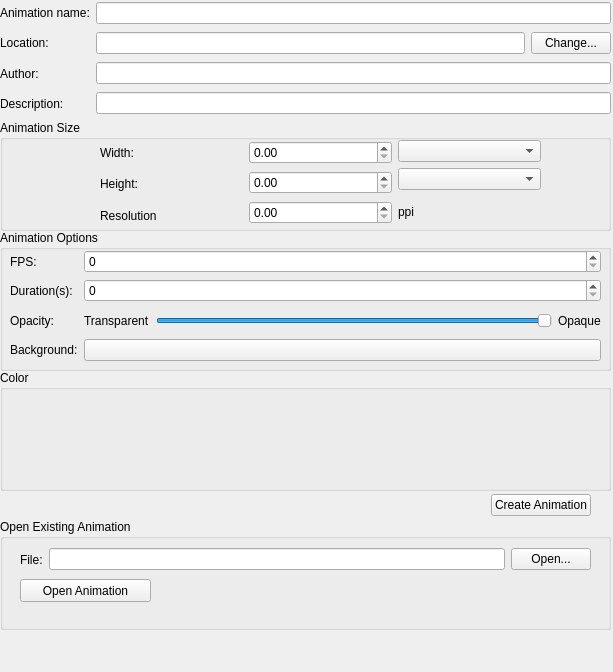
<?xml version="1.0" encoding="UTF-8"?>
<ui version="4.0">
 <class>WdgAnimationSelector</class>
 <widget class="QWidget" name="WdgAnimationSelector">
  <property name="geometry">
   <rect>
    <x>0</x>
    <y>0</y>
    <width>613</width>
    <height>672</height>
   </rect>
  </property>
  <property name="windowTitle">
   <string>Form</string>
  </property>
  <widget class="QWidget" name="verticalLayoutWidget">
   <property name="geometry">
    <rect>
     <x>0</x>
     <y>0</y>
     <width>611</width>
     <height>116</height>
    </rect>
   </property>
   <layout class="QHBoxLayout" name="horizontalLayout_12">
    <item>
     <layout class="QVBoxLayout" name="verticalLayout_6">
      <item>
       <widget class="QLabel" name="lblAnimationName">
        <property name="text">
         <string>Animation name:</string>
        </property>
       </widget>
      </item>
      <item>
       <widget class="QLabel" name="lblLocation">
        <property name="text">
         <string>Location:</string>
        </property>
       </widget>
      </item>
      <item>
       <widget class="QLabel" name="lblAuthor">
        <property name="text">
         <string>Author:</string>
        </property>
       </widget>
      </item>
      <item>
       <widget class="QLabel" name="lblDescription">
        <property name="text">
         <string>Description:</string>
        </property>
       </widget>
      </item>
     </layout>
    </item>
    <item>
     <layout class="QVBoxLayout" name="verticalLayout_5">
      <property name="sizeConstraint">
       <enum>QLayout::SetDefaultConstraint</enum>
      </property>
      <item>
       <widget class="QLineEdit" name="txtAnimationName"/>
      </item>
      <item>
       <layout class="QHBoxLayout" name="horizontalLayout_3">
        <item>
         <widget class="QLineEdit" name="txtLocation"/>
        </item>
        <item>
         <widget class="QPushButton" name="locationButton">
          <property name="text">
           <string>Change...</string>
          </property>
         </widget>
        </item>
       </layout>
      </item>
      <item>
       <widget class="QLineEdit" name="txtAuthor"/>
      </item>
      <item>
       <widget class="QLineEdit" name="txtDescription"/>
      </item>
     </layout>
    </item>
   </layout>
  </widget>
  <widget class="QGroupBox" name="groupBox">
   <property name="geometry">
    <rect>
     <x>0</x>
     <y>120</y>
     <width>611</width>
     <height>111</height>
    </rect>
   </property>
   <property name="title">
    <string>Animation Size</string>
   </property>
   <widget class="QWidget" name="horizontalLayoutWidget">
    <property name="geometry">
     <rect>
      <x>100</x>
      <y>20</y>
      <width>441</width>
      <height>88</height>
     </rect>
    </property>
    <layout class="QHBoxLayout" name="horizontalLayout_13">
     <item>
      <layout class="QVBoxLayout" name="verticalLayout_10">
       <item>
        <widget class="QLabel" name="lblWidth">
         <property name="text">
          <string>Width:</string>
         </property>
        </widget>
       </item>
       <item>
        <widget class="QLabel" name="lblHeight">
         <property name="text">
          <string>Height:</string>
         </property>
        </widget>
       </item>
       <item>
        <widget class="QLabel" name="lblResolution">
         <property name="text">
          <string>Resolution</string>
         </property>
        </widget>
       </item>
      </layout>
     </item>
     <item>
      <layout class="QVBoxLayout" name="verticalLayout_8">
       <item>
        <widget class="QDoubleSpinBox" name="inputWidth">
         <property name="maximum">
          <double>1000000.989999999990687</double>
         </property>
        </widget>
       </item>
       <item>
        <widget class="QDoubleSpinBox" name="inputHeight">
         <property name="maximum">
          <double>1000000.989999999990687</double>
         </property>
        </widget>
       </item>
       <item>
        <widget class="QDoubleSpinBox" name="inputResolution">
         <property name="maximum">
          <double>100000.990000000005239</double>
         </property>
        </widget>
       </item>
      </layout>
     </item>
     <item>
      <layout class="QVBoxLayout" name="verticalLayout_7">
       <item>
        <widget class="QComboBox" name="inputWidthUnit"/>
       </item>
       <item>
        <widget class="QComboBox" name="inputHeightUnit"/>
       </item>
       <item>
        <widget class="QLabel" name="lblPpi">
         <property name="text">
          <string>ppi</string>
         </property>
        </widget>
       </item>
      </layout>
     </item>
    </layout>
   </widget>
  </widget>
  <widget class="QGroupBox" name="groupBox_2">
   <property name="geometry">
    <rect>
     <x>0</x>
     <y>230</y>
     <width>611</width>
     <height>141</height>
    </rect>
   </property>
   <property name="title">
    <string>Animation Options</string>
   </property>
   <widget class="QWidget" name="horizontalLayoutWidget_2">
    <property name="geometry">
     <rect>
      <x>10</x>
      <y>20</y>
      <width>591</width>
      <height>111</height>
     </rect>
    </property>
    <layout class="QHBoxLayout" name="horizontalLayout_14">
     <item>
      <layout class="QVBoxLayout" name="verticalLayout_12">
       <item>
        <widget class="QLabel" name="lblFps">
         <property name="text">
          <string>FPS:</string>
         </property>
        </widget>
       </item>
       <item>
        <widget class="QLabel" name="lblTime">
         <property name="text">
          <string>Duration(s):</string>
         </property>
        </widget>
       </item>
       <item>
        <widget class="QLabel" name="lblOpacity">
         <property name="text">
          <string>Opacity:</string>
         </property>
        </widget>
       </item>
       <item>
        <widget class="QLabel" name="lblBackground">
         <property name="text">
          <string>Background:</string>
         </property>
        </widget>
       </item>
      </layout>
     </item>
     <item>
      <layout class="QVBoxLayout" name="verticalLayout_11">
       <item>
        <widget class="QSpinBox" name="inputFps"/>
       </item>
       <item>
        <widget class="QSpinBox" name="inputTime"/>
       </item>
       <item>
        <layout class="QHBoxLayout" name="horizontalLayout_15">
         <item>
          <widget class="QLabel" name="lblTransparent">
           <property name="text">
            <string>Transparent</string>
           </property>
          </widget>
         </item>
         <item>
          <widget class="QSlider" name="inputOpacity">
           <property name="maximum">
            <number>100</number>
           </property>
           <property name="value">
            <number>100</number>
           </property>
           <property name="orientation">
            <enum>Qt::Horizontal</enum>
           </property>
          </widget>
         </item>
         <item>
          <widget class="QLabel" name="lblOpaque">
           <property name="text">
            <string>Opaque</string>
           </property>
          </widget>
         </item>
        </layout>
       </item>
       <item>
        <widget class="KColorButton" name="inputBackground"/>
       </item>
      </layout>
     </item>
    </layout>
   </widget>
  </widget>
  <widget class="QGroupBox" name="groupBox_3">
   <property name="geometry">
    <rect>
     <x>0</x>
     <y>370</y>
     <width>611</width>
     <height>121</height>
    </rect>
   </property>
   <property name="title">
    <string>Color</string>
   </property>
   <widget class="QWidget" name="horizontalLayoutWidget_3">
    <property name="geometry">
     <rect>
      <x>10</x>
      <y>30</y>
      <width>581</width>
      <height>81</height>
     </rect>
    </property>
    <layout class="QHBoxLayout" name="horizontalLayout">
     <item>
      <widget class="KisColorSpaceSelector" name="colorSpaceSelector" native="true"/>
     </item>
    </layout>
   </widget>
  </widget>
  <widget class="QWidget" name="horizontalLayoutWidget_4">
   <property name="geometry">
    <rect>
     <x>10</x>
     <y>480</y>
     <width>581</width>
     <height>51</height>
    </rect>
   </property>
   <layout class="QHBoxLayout" name="horizontalLayout_2">
    <item>
     <spacer name="horizontalSpacer">
      <property name="orientation">
       <enum>Qt::Horizontal</enum>
      </property>
      <property name="sizeHint" stdset="0">
       <size>
        <width>40</width>
        <height>20</height>
       </size>
      </property>
     </spacer>
    </item>
    <item>
     <widget class="QPushButton" name="bnCreateAnimation">
      <property name="text">
       <string>Create Animation</string>
      </property>
     </widget>
    </item>
   </layout>
  </widget>
  <widget class="QGroupBox" name="groupBox_4">
   <property name="geometry">
    <rect>
     <x>0</x>
     <y>519</y>
     <width>611</width>
     <height>111</height>
    </rect>
   </property>
   <property name="title">
    <string>Open Existing Animation</string>
   </property>
   <widget class="QPushButton" name="btnOpen">
    <property name="geometry">
     <rect>
      <x>20</x>
      <y>60</y>
      <width>131</width>
      <height>23</height>
     </rect>
    </property>
    <property name="text">
     <string>Open Animation</string>
    </property>
   </widget>
   <widget class="QWidget" name="horizontalLayoutWidget_5">
    <property name="geometry">
     <rect>
      <x>20</x>
      <y>20</y>
      <width>571</width>
      <height>41</height>
     </rect>
    </property>
    <layout class="QHBoxLayout" name="horizontalLayout_5">
     <item>
      <widget class="QLabel" name="lblFile">
       <property name="text">
        <string>File:</string>
       </property>
      </widget>
     </item>
     <item>
      <widget class="QLineEdit" name="txtOpenFile"/>
     </item>
     <item>
      <widget class="QPushButton" name="btnSelectFile">
       <property name="text">
        <string>Open...</string>
       </property>
      </widget>
     </item>
    </layout>
   </widget>
  </widget>
 </widget>
 <customwidgets>
  <customwidget>
   <class>KColorButton</class>
   <extends>QPushButton</extends>
   <header>kcolorbutton.h</header>
  </customwidget>
  <customwidget>
   <class>KisColorSpaceSelector</class>
   <extends>QWidget</extends>
   <header>widgets/kis_color_space_selector.h</header>
   <container>1</container>
  </customwidget>
 </customwidgets>
 <resources/>
 <connections/>
</ui>
